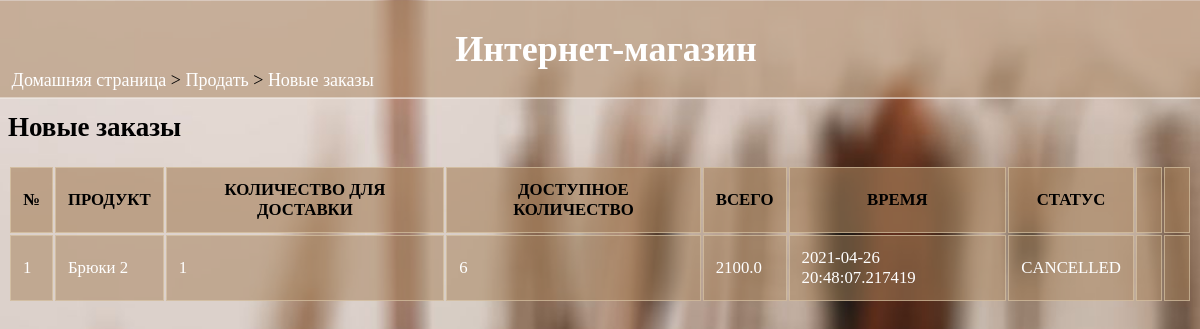
The page /sell/neworders/ (signed in) on the database its author committed.
### data/orders.py (models this page shows)
class Order(SqlAlchemyBase):
    __tablename__ = 'orders'
    orderID = sqlalchemy.Column(sqlalchemy.Integer, primary_key=True, autoincrement=True)
    custID = sqlalchemy.Column(sqlalchemy.Integer, sqlalchemy.ForeignKey("users.custID"))
    prodID = sqlalchemy.Column(sqlalchemy.Integer, sqlalchemy.ForeignKey("product.prodID"))
    quantity = sqlalchemy.Column(sqlalchemy.Integer)
    date = sqlalchemy.Column(sqlalchemy.DateTime, default=datetime.datetime.now)
    cost_price = sqlalchemy.Column(sqlalchemy.Float)
    sell_price = sqlalchemy.Column(sqlalchemy.Float)
    status = sqlalchemy.Column(sqlalchemy.Integer)

### data/product.py (models this page shows)
class Product(SqlAlchemyBase, UserMixin):
    __tablename__ = 'product'
    prodID = sqlalchemy.Column(sqlalchemy.Integer, primary_key=True, autoincrement=True)
    name = sqlalchemy.Column(sqlalchemy.String)
    quantity = sqlalchemy.Column(sqlalchemy.Integer)
    category = sqlalchemy.Column(sqlalchemy.String)
    cost_price = sqlalchemy.Column(sqlalchemy.Float)
    sell_price = sqlalchemy.Column(sqlalchemy.Float)
    description = sqlalchemy.Column(sqlalchemy.String)
    sellID = sqlalchemy.Column(sqlalchemy.Integer, sqlalchemy.ForeignKey("sellers.sellID"))

### shop.py (the view)
@app.route("/sell/neworders/")
def new_orders():
    if 'userid' not in session:
        return redirect(url_for('home'))
    if session['type'] == "Customer":
        abort(403)
    res = seller_orders(session['userid'])
    return render_template('new_orders.html', orders=res)

### data/db_session.py (called while the page is built)
def create_session() -> Session:
    global __factory
    return __factory()

### shop.py (called while the page is built)
def seller_orders(sellID):
    res = []
    db_sess = db_session.create_session()
    o = db_sess.query(Order.orderID, Order.prodID, Product.name, Order.quantity, Product.quantity, Order.cost_price,
                      Order.date, Order.status).filter(Order.prodID == Product.prodID, Product.sellID == sellID,
                                                       Order.status != 'RECIEVED').order_by(Order.date.desc()).all()
    if len(o) != 0:
        for i in o:
            res.append(i)
        return res
    else:
        res = ''
        return res

### templates/new_orders.html (shortened to what this page needs)
<html>
<head>
  <link rel="stylesheet" href="{{url_for('static', filename='main.css')}}">
</head>
<body>
  <div class="sticky">
    <h1>Интернет-магазин</h1>
  </div>
  <div class="nav">
    <p><a href="/">Домашняя страница</a> > <a href="/sell">Продать</a> > <a href="">Новые заказы</a></p>
  </div>
  <h2>Новые заказы</h2>
  {% if orders|length==0 %}
  <p>У Вас нет новых заказов.</p>
  {% else %}
  <table>
    <tr>
      <th>№</th><th>ПРОДУКТ</th><th>КОЛИЧЕСТВО ДЛЯ ДОСТАВКИ</th>
      <th>ДОСТУПНОЕ КОЛИЧЕСТВО</th><th>ВСЕГО</th><th>ВРЕМЯ</th><th>СТАТУС</th><th></th><th></th>
    </tr>
    {% set cnt={'val':1} %}
    {% for i in orders %}
    <tr>
      <td>{{cnt['val']}}</td><td><a href="/viewproduct/{{i[1]}}">{{i[2]}}</a></td><td>{{i[3]}}</td><td>{{i[4]}}</td>
      <td>{{i[5]}}</td><td>{{i[6]}}</td><td>{{i[7]}}</td>
      {% if i[7]=="PLACED" %}
      {% if i[3]<=i[4] %}
      <td><p class="press"><a href="/dispatch/{{i[0]}}">Отправить заказ</a></p></td>
      {% else %}
      <td>Недостаточный запас</td>
      {% endif %}
      <td><p class="press"><a href="/cancel/{{i[0]}}">Отменить заказ</a></p></td>
      {% else %}
      <td></td><td></td>
      {% endif %}
    </tr>
    {% endfor %}
  </table>
  {% endif %}
</body>
</html>

### static/main.css (style rules this page uses)
div.sticky { position: -webkit-sticky; position: sticky; top: 0.2px; margin: -0.7vw; background-color: rgba(167, 130, 93, 0.5); color: white; padding: 0.3vw; font-size: 1.5vw; text-align: center; border-bottom: 1px solid white; font-family: 'Times New Roman'; }
div.sticky h1 { padding-left:1vw; }
body { font-family:'Times New Roman'; font-size: 1.5vw; background-image: url('background2.jpg'); background-size: cover; background-repeat: no-repeat; background-attachment: fixed; color: black; max-width: 100%; overflow-x: hidden; }
div.nav { position: fixed; display: block; top: 5vw; margin:-0.7vw; padding-left:1vw; border:none; overflow: hidden; }
div.nav a { text-decoration: none; color: white; }
table { width: 100%; font-size: 1.4vw; }
th { border: 1px solid rgba(224, 207, 177, 0.589); padding: 1vw; text-align: center; background-color: rgba(167, 130, 93, 0.616); color: black; }
td { border: 1px solid rgba(224, 207, 177, 0.589); padding:1vw; text-align: left; background-color: rgba(167, 130, 93, 0.521); color: white; word-wrap: break-word; }
td a { text-decoration: none; color: white; }
a { text-decoration: none; color: white; }

### rows shown on the page
Order: val "1", name "Брюки 2", quantity "1", quantity "6", cost_price "2100.0", date "2021-04-26 20:48:07.217419", status "CANCELLED"
